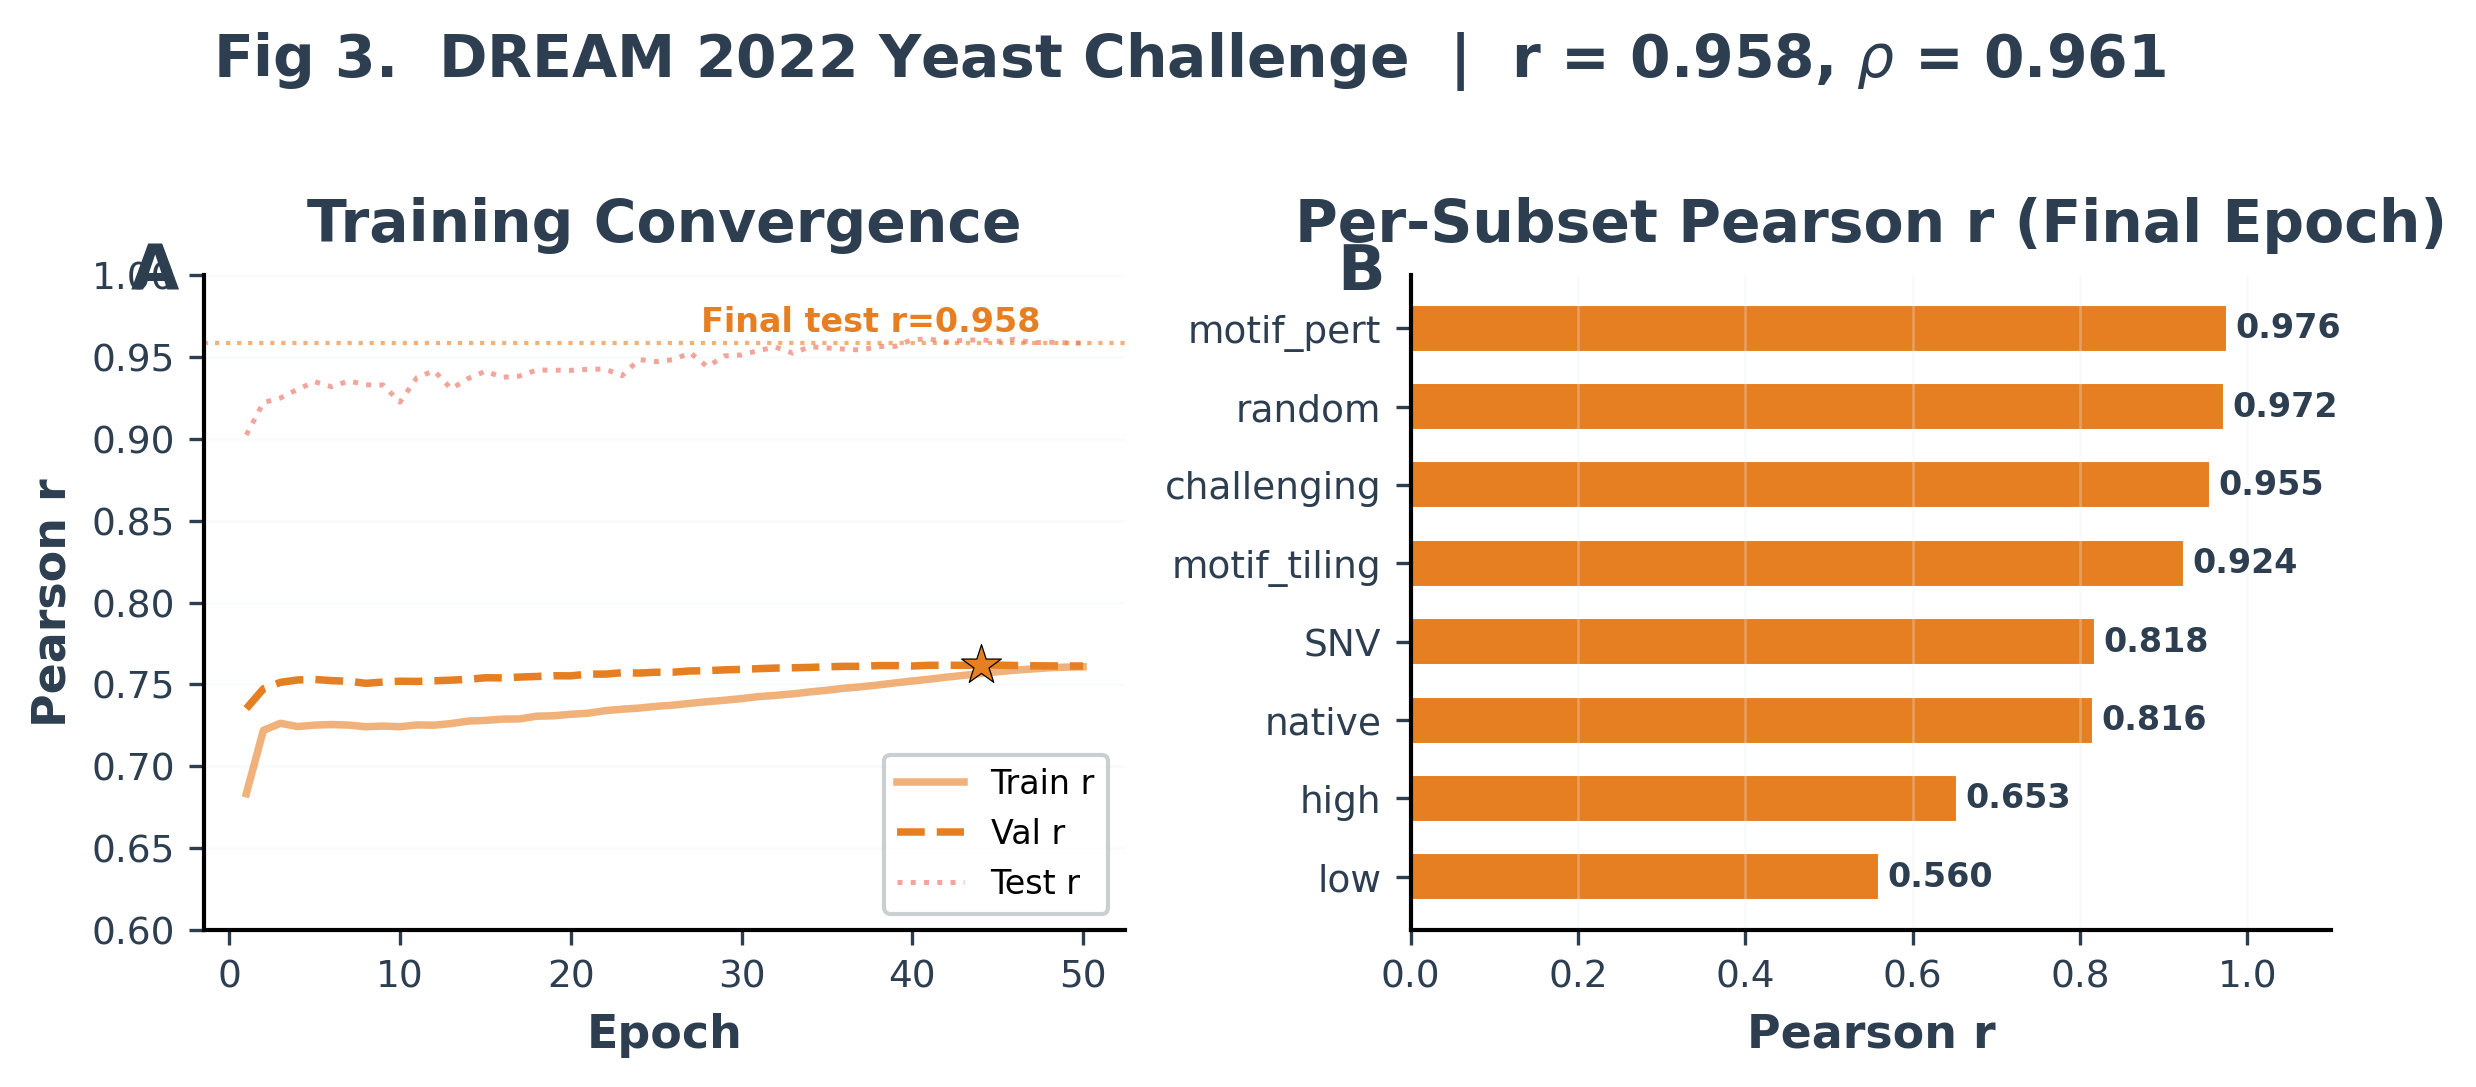

Here is the Python script that generated this plot:
#!/usr/bin/env python3
"""
Poster Fig 3: DREAM Yeast Results (Compact 1x2)
Panel A: Training curve  |  Panel B: Per-subset performance bars
ALL values from actual files (epoch_log.txt TSV + dream_subset_metrics.txt TSV).
"""
import sys, json, csv
sys.path.insert(0, '/home/bcheng/sequence_optimization/FUSEMAP/presentation_figures/poster_figures')
from poster_style import *

apply_poster_style()

BASE = '/home/bcheng/sequence_optimization/FUSEMAP'
model_dir = f'{BASE}/models/legatoV2/outputs/dream_pro_dream_20250831_182621'

# ── LOAD TRAINING CURVES FROM epoch_log.txt (TSV) ───────────────────────────
log_path = f'{model_dir}/logs/epoch_log.txt'
epochs, train_r, val_r, test_r_curve = [], [], [], []

with open(log_path) as f:
    reader = csv.DictReader(f, delimiter='\t')
    for row in reader:
        epochs.append(int(row['epoch']))
        train_r.append(float(row['train_pearson']))
        val_r.append(float(row['val_pearson']))
        tr = row.get('test_pearson', 'nan')
        test_r_curve.append(float(tr) if tr != 'nan' else np.nan)

epochs = np.array(epochs)
train_r = np.array(train_r)
val_r = np.array(val_r)
test_r_curve = np.array(test_r_curve)

# Final results
with open(f'{model_dir}/final_results.json') as f:
    results = json.load(f)
test_r = results['test']['target_pearson']
test_rho = results['test']['target_spearman']

# ── LOAD PER-SUBSET METRICS FROM TSV ────────────────────────────────────────
subset_path = f'{model_dir}/logs/dream_subset_metrics.txt'
# Keep only final epoch values per subset
last_epoch = epochs[-1]
subset_names = []
subset_r = []

with open(subset_path) as f:
    reader = csv.DictReader(f, delimiter='\t')
    for row in reader:
        ep = int(row['epoch'])
        name = row['subset']
        if name == 'all':
            continue
        r_val = float(row['pearson'])
        # Keep last occurrence (highest epoch)
        found = False
        for idx, n in enumerate(subset_names):
            if n == name:
                subset_r[idx] = r_val
                found = True
                break
        if not found:
            subset_names.append(name)
            subset_r.append(r_val)

print(f"Training: {len(epochs)} epochs (1 to {epochs[-1]})")
print(f"Test: r={test_r:.3f}, rho={test_rho:.3f}")
print(f"Subsets ({len(subset_names)}): {list(zip(subset_names, [f'{v:.3f}' for v in subset_r]))}")

# ── FIGURE ───────────────────────────────────────────────────────────────────
fig, axes = plt.subplots(1, 2, figsize=(8.0, 3.5))

# Panel A: Training curve
ax = axes[0]
ax.plot(epochs, train_r, color=COLORS['yeast'], ls='-', lw=1.8,
        alpha=0.6, label='Train r')
ax.plot(epochs, val_r, color=COLORS['yeast'], ls='--', lw=1.8,
        label='Val r')
# Plot test r where available
valid_test = ~np.isnan(test_r_curve)
if valid_test.any():
    ax.plot(epochs[valid_test], test_r_curve[valid_test],
            color=COLORS['accent'], ls=':', lw=1.2, alpha=0.5, label='Test r')

ax.axhline(test_r, color=COLORS['yeast'], ls=':', lw=1.0, alpha=0.6)
ax.text(epochs[-1] * 0.95, test_r + 0.003,
        f'Final test r={test_r:.3f}', fontsize=FONTS['annotation'] - 1,
        fontweight='bold', color=COLORS['yeast'], ha='right', va='bottom')

# Mark best val epoch
best_idx = np.argmax(val_r)
ax.scatter(epochs[best_idx], val_r[best_idx], marker='*', s=100,
           color=COLORS['yeast'], zorder=5, edgecolors='black', linewidths=0.3)

style_axis(ax, title='Training Convergence', ylabel='Pearson r', xlabel='Epoch')
ax.legend(fontsize=FONTS['legend'] - 1, loc='lower right', framealpha=0.8)
ax.set_ylim(0.6, 1.0)
add_panel_label(ax, 'A')

# Panel B: Per-subset bars
ax = axes[1]
if subset_names:
    order = np.argsort(subset_r)[::-1]
    names_sorted = [subset_names[i] for i in order]
    vals_sorted = [subset_r[i] for i in order]

    colors_bar = [COLORS['yeast'] if v > 0.5 else COLORS['warning'] for v in vals_sorted]
    bars = ax.barh(range(len(names_sorted)), vals_sorted, color=colors_bar,
                   edgecolor='white', linewidth=0.5, height=0.6)

    for i, (v, name) in enumerate(zip(vals_sorted, names_sorted)):
        ax.text(v + 0.01, i, f'{v:.3f}', va='center', fontsize=FONTS['bar_label'],
                fontweight='bold', color=COLORS['text'])

    ax.set_yticks(range(len(names_sorted)))
    ax.set_yticklabels(names_sorted, fontsize=FONTS['tick'] - 0.5)
    ax.set_xlim(0, 1.1)
    ax.invert_yaxis()

style_axis(ax, title='Per-Subset Pearson r (Final Epoch)', xlabel='Pearson r', grid_y=False)
ax.xaxis.grid(True, alpha=0.3, linewidth=0.6, color=COLORS['grid'])
add_panel_label(ax, 'B')

fig.suptitle(f'Fig 3.  DREAM 2022 Yeast Challenge  |  r = {test_r:.3f}, $\\rho$ = {test_rho:.3f}',
             fontsize=FONTS['title'], fontweight='bold', y=1.02, color=COLORS['text'])

plt.tight_layout()
save_poster_fig(fig, 'poster_fig3_dream_yeast')
print('Done.')
